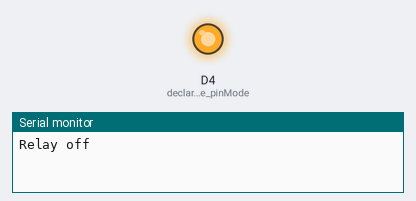
Simulated run of this sketch. Board: ESP8266 (NodeMCU). Parts: output pins drawn as LEDs (lit = HIGH), the last lines printed to the serial monitor.

Above: at 2.0 s.
At 6.0 s:
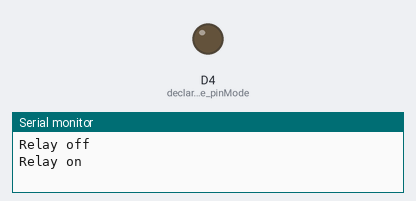
Timing chart, 0 to 10.4 s (numbered marks = the images above):
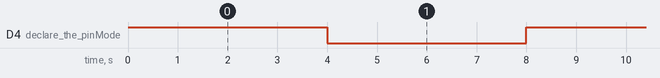

The sketch:

realy_nodemcu.ino
```cpp
void setup()
{
Serial.begin(9600); //baud rate for serial monitor
pinMode(D4, OUTPUT); //declare the pinMode
}
void loop()
{
digitalWrite(D4,HIGH); //Relay Off
Serial.println("Relay off");
delay(4000); //Delay fo 4 sec
digitalWrite(D4,LOW); //Relay On
Serial.println("Relay on");
delay(4000); //Delay of 4 sec
}
```

Measured:
- by itself, D4 (declare_the_pinMode): alternates HIGH for 4.0 s and LOW for 4.0 s
